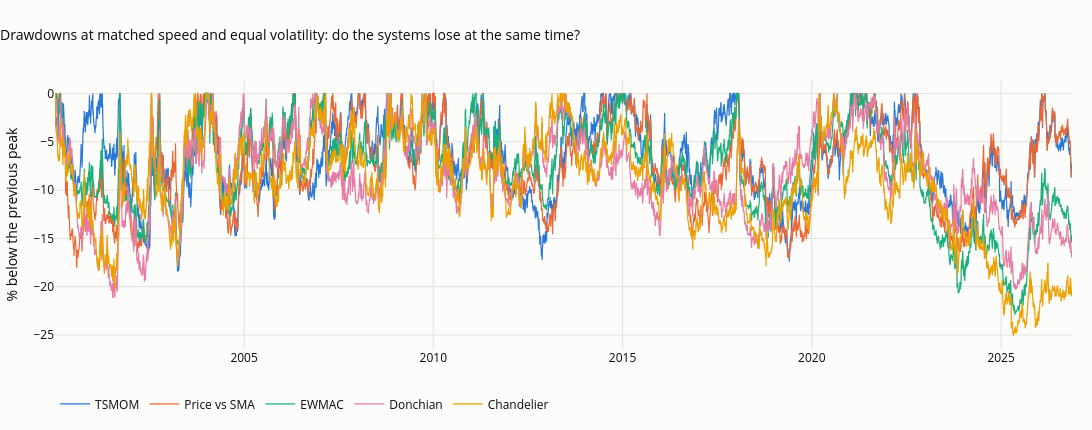

This figure's notebook cell:
### Markdown cell above
## 4.5 Beyond the Sharpe ratio: Omega and drawdowns (Table 4.4, chart F.8)

The Omega ratio at a threshold of zero is the sum of gains divided by the sum of losses: it uses the whole
distribution of returns rather than its variance. Drawdowns measure what running a system feels like: how deep,
how long, and whether two systems lose at the same time.

### Code cell
def omega(x, thr=0.0):
    d = x - thr
    return d[d > 0].sum() / -d[d < 0].sum()


def drawdown(x):
    w = (1 + x).cumprod(); return w / w.cummax() - 1


def longest_under_water(dd):
    best = cur = 0
    for u in (dd < 0).values:
        cur = cur + 1 if u else 0; best = max(best, cur)
    return best / 252


rows = {}
DD = {}
for f in M:
    x = M[f] / M[f].std() * TARGET                                    # same 10% volatility for all
    dd = drawdown(x); DD[f] = dd
    m = (1 + x).resample("ME").prod() - 1
    rows[f] = {"Sharpe": sharpe(x), "Omega, daily": omega(x), "Omega, monthly": omega(m), "maximum drawdown %": 100 * dd.min(),
               "average drawdown %": 100 * dd.mean(), "longest under water, years": longest_under_water(dd)}
T44 = pd.DataFrame(rows).T
display(T44.round(2))
DDf = pd.DataFrame(DD)
both = pd.DataFrame({(a, b): ((DDf[a] < -0.10) & (DDf[b] < -0.10)).mean() for a, b in combinations(DDf.columns, 2)}, index=["share of days both more than 10% under water"]).T
display(pd.concat([DDf.corr().stack().rename("correlation of drawdown paths"), both.iloc[:, 0]], axis=1).dropna().round(2))
fig = go.Figure()
for f in DDf:
    fig.add_scatter(x=DDf.index, y=100 * DDf[f], name=f, line=dict(color=FAM_COL[f], width=1.2))
fig.update_layout(title="Drawdowns at matched speed and equal volatility: do the systems lose at the same time?", yaxis_title="% below the previous peak",
                  height=430, width=1100, margin=dict(t=80), legend=dict(orientation="h", y=-0.15, x=0))
save_figure(fig, "07_08_drawdowns", FIG)
fig

### Figure 1 — Plotly figure (JSON) as saved in the notebook; plotly's stock layout.template omitted (floating-point values rounded to 4 significant figures; data arrays with more than 128 entries replaced by an {"elided": "..."} marker saying what was removed)
{"data": [{"line": {"color": "#2a78d6", "width": 1.2}, "name": "TSMOM", "type": "scatter", "x": {"elided": "6759 str values"}, "y": {"elided": "6759 float values"}}, {"line": {"color": "#eb6834", "width": 1.2}, "name": "Price vs SMA", "type": "scatter", "x": {"elided": "6759 str values"}, "y": {"elided": "6759 float values"}}, {"line": {"color": "#1baf7a", "width": 1.2}, "name": "EWMAC", "type": "scatter", "x": {"elided": "6759 str values"}, "y": {"elided": "6759 float values"}}, {"line": {"color": "#e87ba4", "width": 1.2}, "name": "Donchian", "type": "scatter", "x": {"elided": "6759 str values"}, "y": {"elided": "6759 float values"}}, {"line": {"color": "#eda100", "width": 1.2}, "name": "Chandelier", "type": "scatter", "x": {"elided": "6759 str values"}, "y": {"elided": "6759 float values"}}], "layout": {"height": 430, "legend": {"orientation": "h", "x": 0, "y": -0.15}, "margin": {"t": 80}, "title": {"text": "Drawdowns at matched speed and equal volatility: do the systems lose at the same time?"}, "width": 1100, "yaxis": {"title": {"text": "% below the previous peak"}}}}
